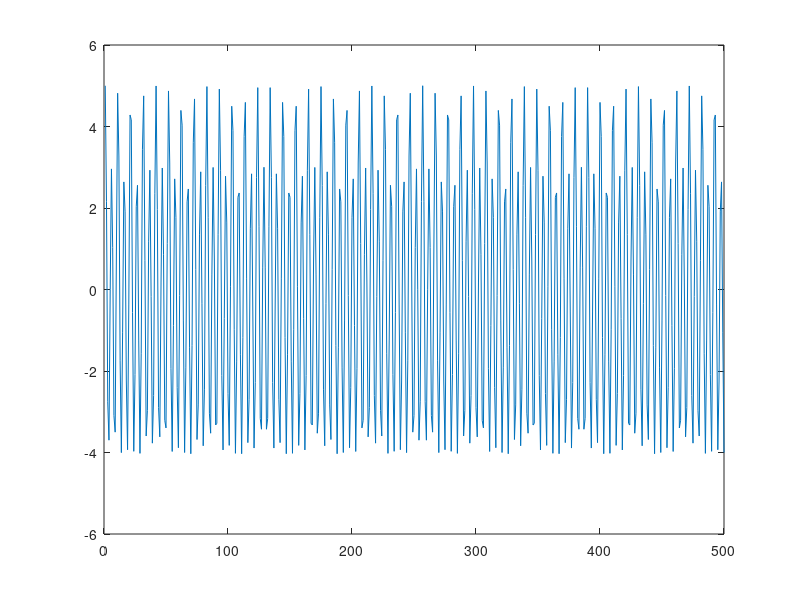

Reproduce this figure in MATLAB. (Note: this script raises an error after producing the figure.)
Fs = 2048;
N=500;
x= cos(2*pi*200*(0:1:N-1)/Fs);
x = x+4*cos(2*pi*400*(0:1:N-1)/Fs);
plot(x)
pause
X_K =myDFT(x);
f=((0:N-1)/N)*Fs;
stem(f,X_K)
